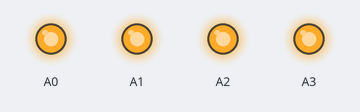
A sketch run on a simulated Arduino Uno, built with avr-gcc and run on an emulated ATmega328P. Shown: output pins drawn as LEDs (lit = HIGH).

Above: at 0.2 s.
At 0.7 s:
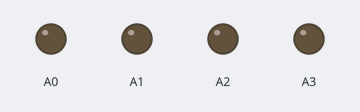
At 1.2 s:
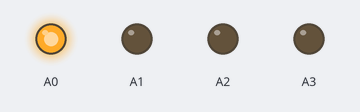
At 1.7 s:
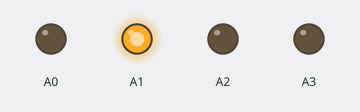
At 2.7 s:
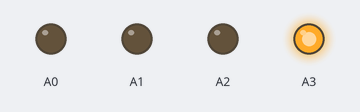
At 5.2 s:
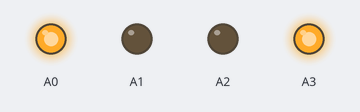
Timing chart, 0 to 5.8 s (numbered marks = the images above):
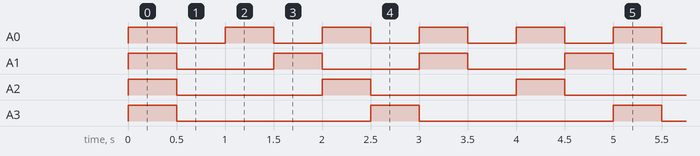

The sketch:

RelayTimer.ino
```cpp
void setup() {
  // initialize digital pin LED_BUILTIN as an output.
  pinMode(A0, OUTPUT);
  pinMode(A1, OUTPUT);
  pinMode(A2, OUTPUT);
  pinMode(A3, OUTPUT);
}


int x = 0;

// the loop function runs over and over again forever
void loop() {


  digitalWrite(A0, x % 2 == 0 ?  HIGH : LOW);
  digitalWrite(A1, x % 3 == 0 ?  HIGH : LOW);
  digitalWrite(A2, x % 4 == 0 ?  HIGH : LOW);
  digitalWrite(A3, x % 5 == 0 ?  HIGH : LOW);
  delay(500);

  x++;
}
```

Measured:
- by itself, A0: alternates HIGH for 0.50 s and LOW for 0.50 s
- by itself, A1: alternates HIGH for 0.50 s and LOW for 1.0 s
- by itself, A2: alternates HIGH for 0.50 s and LOW for 1.5 s
- by itself, A3: alternates HIGH for 0.50 s and LOW for 2.0 s
